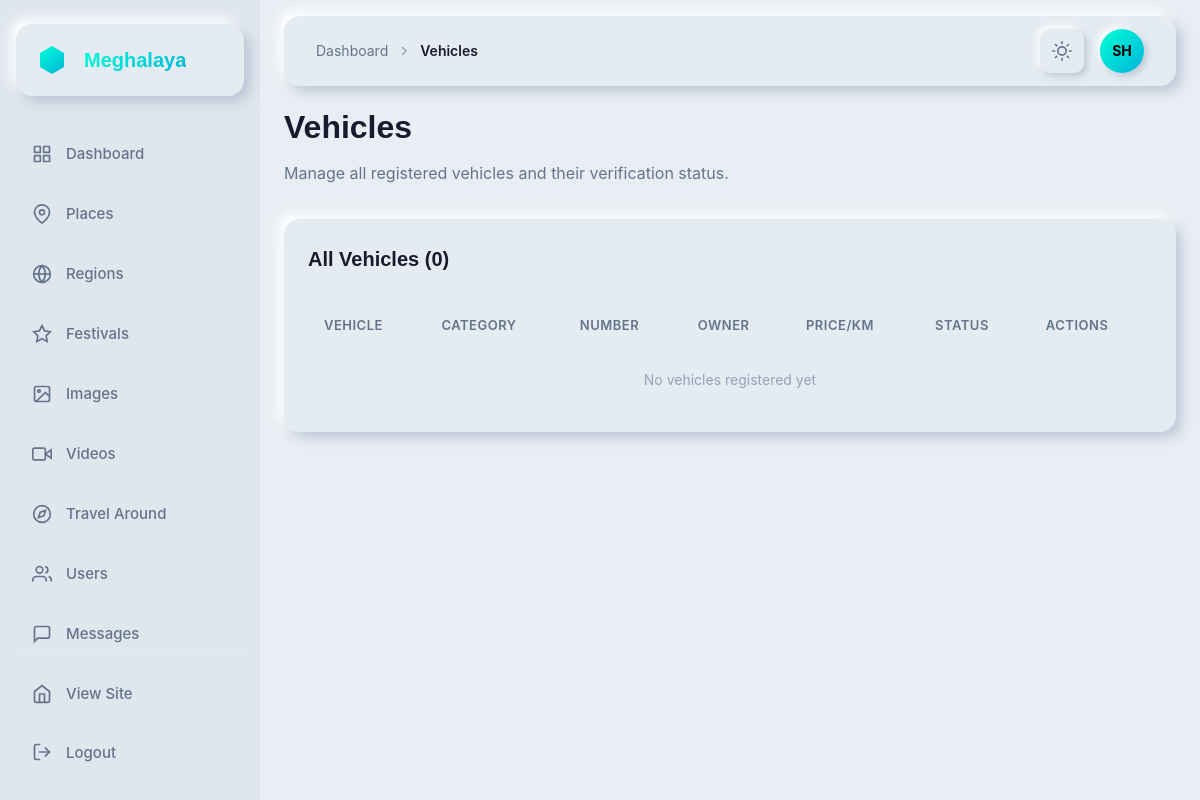
Before: /dashboard/vehicles/ (signed in) with the older database file.
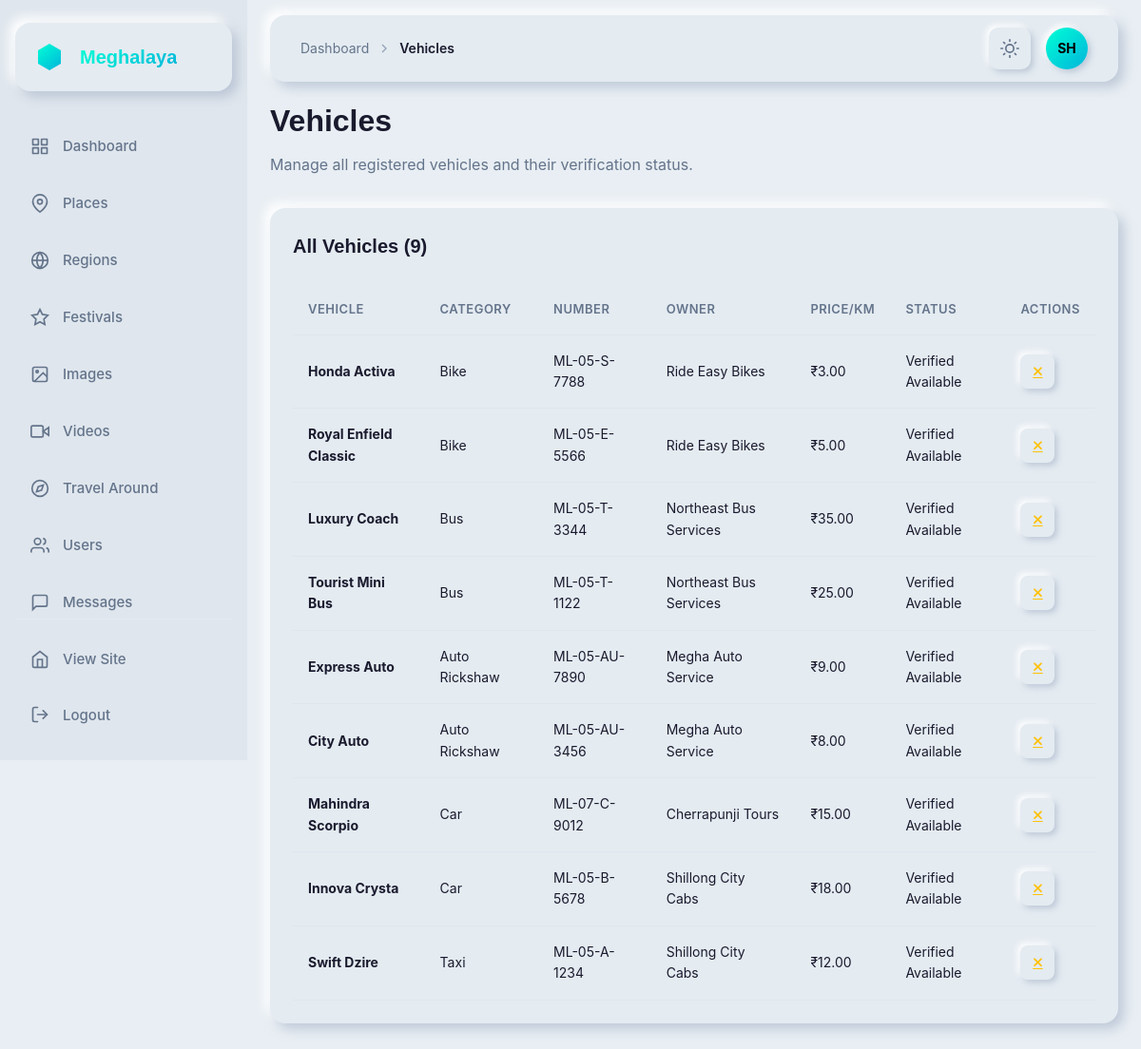
After: the same page with the newer database file.
### app/models.py (models this page shows, shortened)
class Vehicle(models.Model):
    VEHICLE_CATEGORIES = [
        ('rickshaw', 'Auto Rickshaw'),
        ('taxi', 'Taxi'),
        ('car', 'Car'),
        ('bus', 'Bus'),
        ('bike', 'Bike'),
    ]
    FUEL_TYPES = [
        ('petrol', 'Petrol'),
        ('diesel', 'Diesel'),
        ('cng', 'CNG'),
        ('electric', 'Electric'),
    ]
    owner = models.ForeignKey(VehicleOwner, on_delete=models.CASCADE, related_name='vehicles')
    category = models.CharField(max_length=20, choices=VEHICLE_CATEGORIES)
    vehicle_name = models.CharField(max_length=100, help_text='e.g., Maruti Swift, Honda Activa')
    vehicle_number = models.CharField(max_length=20, unique=True)
    vehicle_model = models.CharField(max_length=100, blank=True, null=True)
    fuel_type = models.CharField(max_length=20, choices=FUEL_TYPES, default='petrol')
    seating_capacity = models.PositiveIntegerField(default=4)
    ac_available = models.BooleanField(default=False)
    price_per_km = models.DecimalField(max_digits=10, decimal_places=2)
    base_fare = models.DecimalField(max_digits=10, decimal_places=2, default=0, help_text='Minimum fare')
    vehicle_photo_1 = models.ImageField(upload_to='vehicles/')
    vehicle_photo_2 = models.ImageField(upload_to='vehicles/', blank=True, null=True)
    vehicle_photo_3 = models.ImageField(upload_to='vehicles/', blank=True, null=True)
    registration_certificate = models.ImageField(upload_to='vehicles/documents/', blank=True, null=True)
    insurance_document = models.ImageField(upload_to='vehicles/documents/', blank=True, null=True)
    description = models.TextField(blank=True, null=True)
    is_available = models.BooleanField(default=True)
    is_verified = models.BooleanField(default=False)
    created_at = models.DateTimeField(auto_now_add=True)
    updated_at = models.DateTimeField(auto_now=True)
    class Meta:
        ordering = ['-created_at']

class VehicleOwner(models.Model):
    user = models.OneToOneField(User, on_delete=models.CASCADE, related_name='vehicle_owner_profile')
    business_name = models.CharField(max_length=200)
    owner_name = models.CharField(max_length=100)
    phone = models.CharField(max_length=15)
    alternate_phone = models.CharField(max_length=15, blank=True, null=True)
    email = models.EmailField()
    address = models.TextField()
    city = models.CharField(max_length=100, default='Shillong')
    profile_photo = models.ImageField(upload_to='vehicle_owners/', blank=True, null=True)
    id_proof = models.ImageField(upload_to='vehicle_owners/id_proofs/', blank=True, null=True)
    is_verified = models.BooleanField(default=False)
    is_active = models.BooleanField(default=True)
    upi_id = models.CharField(max_length=100, blank=True, null=True, help_text='UPI ID for payments')
    qr_code = models.ImageField(upload_to='vehicle_owners/qr_codes/', blank=True, null=True, help_text='Payment QR Code')
    created_at = models.DateTimeField(auto_now_add=True)
    updated_at = models.DateTimeField(auto_now=True)
    class Meta:
        ordering = ['-created_at']

### app/dashboard_views.py (the view)
# urls.py: path('vehicles/', dashboard_views.dashboard_vehicles, name='dashboard_vehicles'),
@login_required
@user_passes_test(is_staff_or_superuser)
def dashboard_vehicles(request):
    vehicles = Vehicle.objects.all().select_related('owner').order_by('-created_at')
    return render(request, 'dashboard/vehicles_list.html', {'vehicles': vehicles})

### app/context_processors.py (called while the page is built)
def navbar_context(request):
    placeName = cache.get('navbar_places')
    if placeName is None:
        placeName = list(MeghalayaImages.objects.values('name').exclude(
            name__in=["Cherrapunji", "Police Bazar", "Seven Sister Falls", "Dawki River", "Cathedral of Mary"]
        ).distinct())
        cache.set('navbar_places', placeName, 300)
    return {
        'placeName': placeName
    }

### app/dashboard_views.py (called while the page is built)
def is_staff_or_superuser(user):
    return user.is_staff or user.is_superuser

### templates/dashboard/vehicles_list.html (shortened to what this page needs)
{% extends 'dashboard/base.html' %}
{% block breadcrumb %}
<svg class="breadcrumb-separator" width="16" height="16" viewBox="0 0 24 24" fill="none" stroke="currentColor" stroke-width="2">
    <polyline points="9 18 15 12 9 6"></polyline>
</svg>
<span class="breadcrumb-current">Vehicles</span>
{% endblock %}
{% block content %}
<div class="title-section cascade-in">
    <h1 class="page-title">Vehicles</h1>
    <p class="page-subtitle">Manage all registered vehicles and their verification status.</p>
</div>
<div class="card nm-flat cascade-in">
    <div class="card-header">
        <h2 class="card-title">All Vehicles ({{ vehicles.count }})</h2>
    </div>
    <div class="table-container">
        <table class="data-table">
            <thead>
                <tr>
                    <th>Vehicle</th>
                    <th>Category</th>
                    <th>Number</th>
                    <th>Owner</th>
                    <th>Price/km</th>
                    <th>Status</th>
                    <th>Actions</th>
                </tr>
            </thead>
            <tbody>
                {% for vehicle in vehicles %}
                <tr>
                    <td><strong>{{ vehicle.vehicle_name }}</strong></td>
                    <td>{{ vehicle.get_category_display }}</td>
                    <td>{{ vehicle.vehicle_number }}</td>
                    <td>{{ vehicle.owner.business_name }}</td>
                    <td>₹{{ vehicle.price_per_km }}</td>
                    <td>
                        {% if vehicle.is_verified %}
                        <span class="status-badge status-success">Verified</span>
                        {% else %}
                        <span class="status-badge status-warning">Pending</span>
                        {% endif %}
                        {% if vehicle.is_available %}
                        <span class="status-badge status-info">Available</span>
                        {% else %}
                        <span class="status-badge status-danger">Unavailable</span>
                        {% endif %}
                    </td>
                    <td>
                        <div class="table-actions">
                            {% if not vehicle.is_verified %}
                            <a href="{% url 'dashboard_vehicle_verify' vehicle.pk %}?action=verify" class="action-btn nm-button" title="Verify" style="color: #28a745;">
                                <i class="fas fa-check"></i>
                            </a>
                            {% else %}
                            <a href="{% url 'dashboard_vehicle_verify' vehicle.pk %}?action=unverify" class="action-btn nm-button" title="Unverify" style="color: #ffc107;">
                                <i class="fas fa-times"></i>
                            </a>
                            {% endif %}
                        </div>
                    </td>
                </tr>
                {% empty %}
                <tr>
                    <td colspan="7" style="text-align: center; color: var(--text-muted);">No vehicles registered yet</td>
                </tr>
                {% endfor %}
            </tbody>
        </table>
    </div>
</div>
{% endblock %}

Changed rows visible on the page:
added Vehicle: vehicle_name "Honda Activa", category "Bike", vehicle_number "ML-05-S-7788", owner.business_name "Ride Easy Bikes", price_per_km "3.00", is_verified "Verified", is_available "Available"
added Vehicle: vehicle_name "Royal Enfield Classic", category "Bike", vehicle_number "ML-05-E-5566", owner.business_name "Ride Easy Bikes", price_per_km "5.00", is_verified "Verified", is_available "Available"
added Vehicle: vehicle_name "Luxury Coach", category "Bus", vehicle_number "ML-05-T-3344", owner.business_name "Northeast Bus Services", price_per_km "35.00", is_verified "Verified", is_available "Available"
added Vehicle: vehicle_name "Tourist Mini Bus", category "Bus", vehicle_number "ML-05-T-1122", owner.business_name "Northeast Bus Services", price_per_km "25.00", is_verified "Verified", is_available "Available"
added Vehicle: vehicle_name "Express Auto", category "Auto Rickshaw", vehicle_number "ML-05-AU-7890", owner.business_name "Megha Auto Service", price_per_km "9.00", is_verified "Verified", is_available "Available"
added Vehicle: vehicle_name "City Auto", category "Auto Rickshaw", vehicle_number "ML-05-AU-3456", owner.business_name "Megha Auto Service", price_per_km "8.00", is_verified "Verified", is_available "Available"
added Vehicle: vehicle_name "Mahindra Scorpio", category "Car", vehicle_number "ML-07-C-9012", owner.business_name "Cherrapunji Tours", price_per_km "15.00", is_verified "Verified", is_available "Available"
added Vehicle: vehicle_name "Innova Crysta", category "Car", vehicle_number "ML-05-B-5678", owner.business_name "Shillong City Cabs", price_per_km "18.00", is_verified "Verified", is_available "Available"
added Vehicle: vehicle_name "Swift Dzire", category "Taxi", vehicle_number "ML-05-A-1234", owner.business_name "Shillong City Cabs", price_per_km "12.00", is_verified "Verified", is_available "Available"
Other visible differences:
{{ vehicles.count }}: "0" → "9"
text no longer shown: "No vehicles registered yet"
